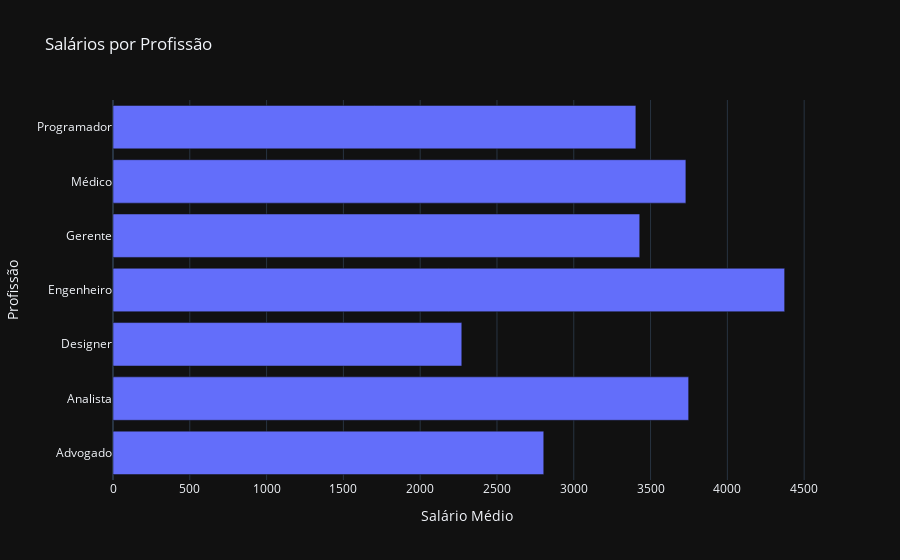

The notebook cell this image was saved under:
### Markdown cell above
Começamos plotando um gráfico de barras horizontais com a média dos salários por profissão:

### Code cell
# Agrupando os dados do DataFrame por profissão e calculando a média do salário para cada profissão
salario_por_profissao = df.groupby('Profissão')['Salário'].mean().reset_index()

# Criando o gráfico de barras horizontais, muito semelhante a biblioteca matplot
fig = px.bar(salario_por_profissao, x='Salário', y='Profissão', orientation='h',
             title='Salários por Profissão',
             labels={'Salário': 'Salário Médio', 'Profissão': 'Profissão'})

# Exibindo o gráfico
fig.show()

### Figure 1 — Plotly figure (JSON) as saved in the notebook; plotly's stock layout.template omitted (floating-point values rounded to 4 significant figures)
{"data": [{"hovertemplate": "Salário Médio=%{x}<br>Profissão=%{y}<extra></extra>", "legendgroup": "", "marker": {"color": "#636efa", "pattern": {"shape": ""}}, "name": "", "orientation": "h", "showlegend": false, "textposition": "auto", "x": [2805.0, 3748.0, 2271.0, 4373.0, 3430.0, 3730.0, 3404.0], "xaxis": "x", "y": ["Advogado", "Analista", "Designer", "Engenheiro", "Gerente", "Médico", "Programador"], "yaxis": "y", "type": "bar"}], "layout": {"xaxis": {"anchor": "y", "domain": [0.0, 1.0], "title": {"text": "Salário Médio"}}, "yaxis": {"anchor": "x", "domain": [0.0, 1.0], "title": {"text": "Profissão"}}, "legend": {"tracegroupgap": 0}, "title": {"text": "Salários por Profissão"}, "barmode": "relative"}}
